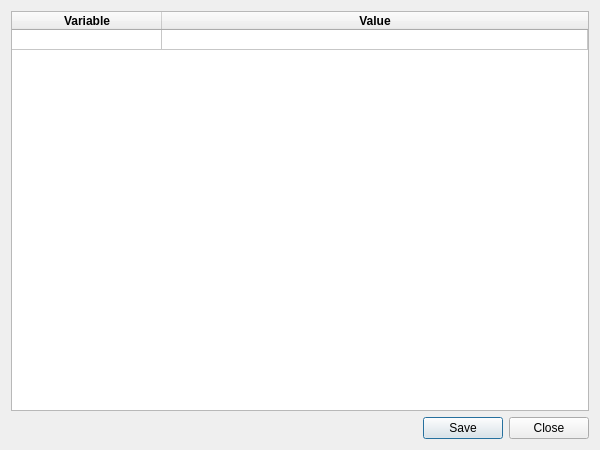
<?xml version="1.0" encoding="UTF-8"?>
<ui version="4.0">
 <class>SaveVariablesDialog</class>
 <widget class="QDialog" name="SaveVariablesDialog">
  <property name="geometry">
   <rect>
    <x>0</x>
    <y>0</y>
    <width>600</width>
    <height>450</height>
   </rect>
  </property>
  <layout class="QVBoxLayout" name="verticalLayout">
   <item>
    <widget class="QTableWidget" name="metadata_table">
     <property name="autoFillBackground">
      <bool>false</bool>
     </property>
     <property name="selectionMode">
      <enum>QAbstractItemView::ContiguousSelection</enum>
     </property>
     <property name="rowCount">
      <number>1</number>
     </property>
     <property name="columnCount">
      <number>2</number>
     </property>
     <attribute name="horizontalHeaderDefaultSectionSize">
      <number>150</number>
     </attribute>
     <attribute name="horizontalHeaderShowSortIndicator" stdset="0">
      <bool>false</bool>
     </attribute>
     <attribute name="horizontalHeaderStretchLastSection">
      <bool>true</bool>
     </attribute>
     <attribute name="verticalHeaderVisible">
      <bool>false</bool>
     </attribute>
     <attribute name="verticalHeaderMinimumSectionSize">
      <number>20</number>
     </attribute>
     <attribute name="verticalHeaderDefaultSectionSize">
      <number>20</number>
     </attribute>
     <row/>
     <column>
      <property name="text">
       <string>Variable</string>
      </property>
      <property name="font">
       <font>
        <weight>75</weight>
        <bold>true</bold>
       </font>
      </property>
     </column>
     <column>
      <property name="text">
       <string>Value</string>
      </property>
      <property name="font">
       <font>
        <weight>75</weight>
        <bold>true</bold>
       </font>
      </property>
     </column>
     <item row="0" column="0">
      <property name="text">
       <string/>
      </property>
      <property name="flags">
       <set>ItemIsSelectable|ItemIsEnabled</set>
      </property>
     </item>
     <item row="0" column="1">
      <property name="flags">
       <set>ItemIsSelectable|ItemIsEnabled</set>
      </property>
     </item>
    </widget>
   </item>
   <item>
    <widget class="QDialogButtonBox" name="buttonBox">
     <property name="standardButtons">
      <set>QDialogButtonBox::Close|QDialogButtonBox::Save</set>
     </property>
    </widget>
   </item>
  </layout>
 </widget>
 <tabstops>
  <tabstop>buttonBox</tabstop>
 </tabstops>
 <resources/>
 <connections/>
</ui>
